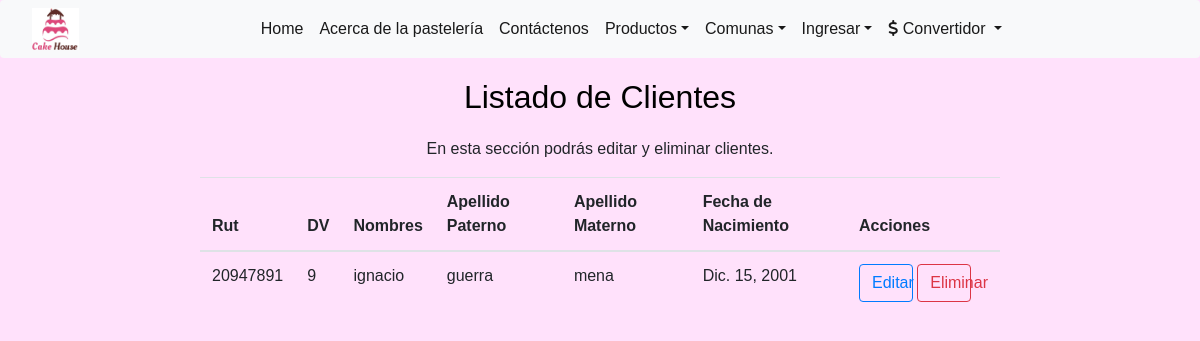
The page /listaClientes/ on the database as committed earlier.
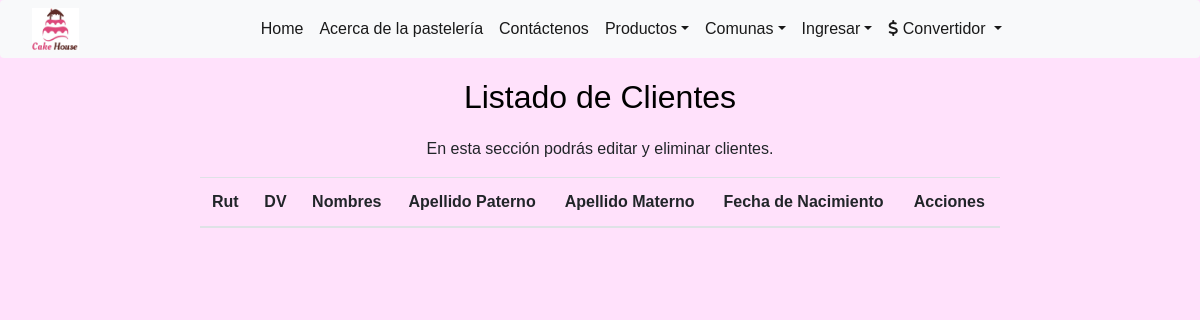
The same page on the database as committed later.
### app/models.py (models this page shows, shortened)
class Cliente(models.Model):
    rut = models.IntegerField(primary_key=True)
    digito_verificador  = models.IntegerField(choices=dv)
    nombre = CharField(max_length=50)
    apellido_Paterno = models.CharField(max_length=50)
    apellido_Materno = models.CharField(max_length=50)
    email = models.EmailField()
    fecha_de_Nacimiento = models.DateField()
    comuna = models.ForeignKey(Comuna, on_delete=models.PROTECT)
    direccion = models.CharField(max_length=50)

### app/views.py (the view)
# urls.py: path('listaClientes/', listaClientes, name="listaClientes"),
def listaClientes(request):
    clientes = Cliente.objects.all().order_by("rut")
    data = {
        'clientes' : clientes
    }
    return render(request, 'app/listaClientes.html', data)

### app/templates/app/listaClientes.html
{% extends 'app/base.html' %}
{% block contenido %}
<h2>Listado de Clientes</h2>
<p class="text-center">En esta sección podrás editar y eliminar clientes.</p>
    <table class="table table-default  col-sm-6 col-md-8 offset-md-2 mt-2">
        <thead class="light ">
            <tr>
                <th scope="col">Rut</th>
                <th scope="col">DV</th>
                <th scope="col">Nombres</th>
                <th scope="col">Apellido Paterno</th>
                <th scope="col">Apellido Materno</th>
                <th scope="col">Fecha de Nacimiento</th>
                <th scope="col">Acciones</th>
            </tr>
        </thead>
    {% for c in clientes %}
        <tbody>
            <tr>
                <td scope="row">{{c.rut}}</th>
                <td scope="row">{{c.digito_verificador}}</th>
                <td>{{c.nombre}}</td>
                <td>{{c.apellido_Paterno}}</td>
                <td>{{c.apellido_Materno}}</td>
                <td>{{c.fecha_de_Nacimiento}}</td>
                <td>
                    <a class=" btn btn-outline-primary col-md-5 col-sm-10" href="{% url 'modificarCliente' c.rut%}">Editar</a>
                    <a class="btn btn-outline-danger col-md-5 col-sm-10" href="{% url 'eliminarCliente' c.rut%}">Eliminar</a></td>
            </tr>
        </tbody>
    {% endfor %}
    </table>
{% endblock %}

### app/templates/app/base.html (shortened to what this page needs)
<!DOCTYPE html>
<html lang="es">
<head>
    {% load static %}
    <link rel="stylesheet" href="https://cdn.jsdelivr.net/npm/bootstrap@4.6.0/dist/css/bootstrap.min.css"
>
    <link rel="stylesheet" href="{% static 'app/styles/estiloss.css' %}">
</head>
<body>
    <nav class="navbar navbar-expand-lg navbar-light bg-light rounded">
        <img src="{% static 'app/img/logo2.jpg'%}" alt="logo" width="4%">
        <div class="collapse navbar-collapse justify-content-md-center" id="navbarsExample10">
            <ul class="navbar-nav">
                <li class="nav-item active">
                    <a class="nav-link" href="{% url 'home' %}">Home<span class="sr-only">(current)</span></a>
                <li class="nav-item active">
                    <a class="nav-link" href="{% url 'home' %}">Acerca de la pastelería<span class="sr-only">(current)</span></a>
                </li>
                <li class="nav-item active">
                    <a class="nav-link" href="{% url 'home' %}">Contáctenos<span class="sr-only">(current)</span></a>
                </li>
                <li class="nav-item dropdown active">
                    <a class="nav-link dropdown-toggle" href="#" id="dropdown10" data-toggle="dropdown"
                        aria-haspopup="true" aria-expanded="false">Productos<span class="sr-only">(current)</span></a>
                </li>
                <li class="nav-item dropdown active">
                    <a class="nav-link dropdown-toggle" href="#" id="dropdown10" data-toggle="dropdown"
                        aria-haspopup="true" aria-expanded="false">Comunas<span class="sr-only">(current)</span></a>
                </li>
                <li class="nav-item dropdown active">
                    <a class="nav-link dropdown-toggle" href="#" id="dropdown10" data-toggle="dropdown"
                        aria-haspopup="true" aria-expanded="false">Ingresar<span class="sr-only">(current)</span></a>
                </li>
                <li class="nav-item dropdown active">
                    <a class="nav-link dropdown-toggle" href="#" id="navbarDropdown" role="button" data-toggle="dropdown" aria-haspopup="true" aria-expanded="false"><i class="fas fa-dollar-sign"></i> Convertidor
                    </a>
                </li>
            </ul>
        </div>
    </nav>
    {% block contenido %}
    {% endblock %}
</body>
</html>

### app/static/app/styles/estiloss.css (style rules this page uses)
body { font-family:Arial, Helvetica, sans-serif ; background-color:#ffe1fb; }
h2, h1 { text-align: center; margin: 20px; color: #000000; ; }
.table { overflow: scroll; }
* { margin: 0; padding: 0; box-sizing: border-box; }

Rows that differ between the two databases and show on the page:
removed Cliente: rut "20947891", digito_verificador "9", nombre "ignacio", apellido_Paterno "guerra", apellido_Materno "mena", fecha_de_Nacimiento "Dic. 15, 2001"
